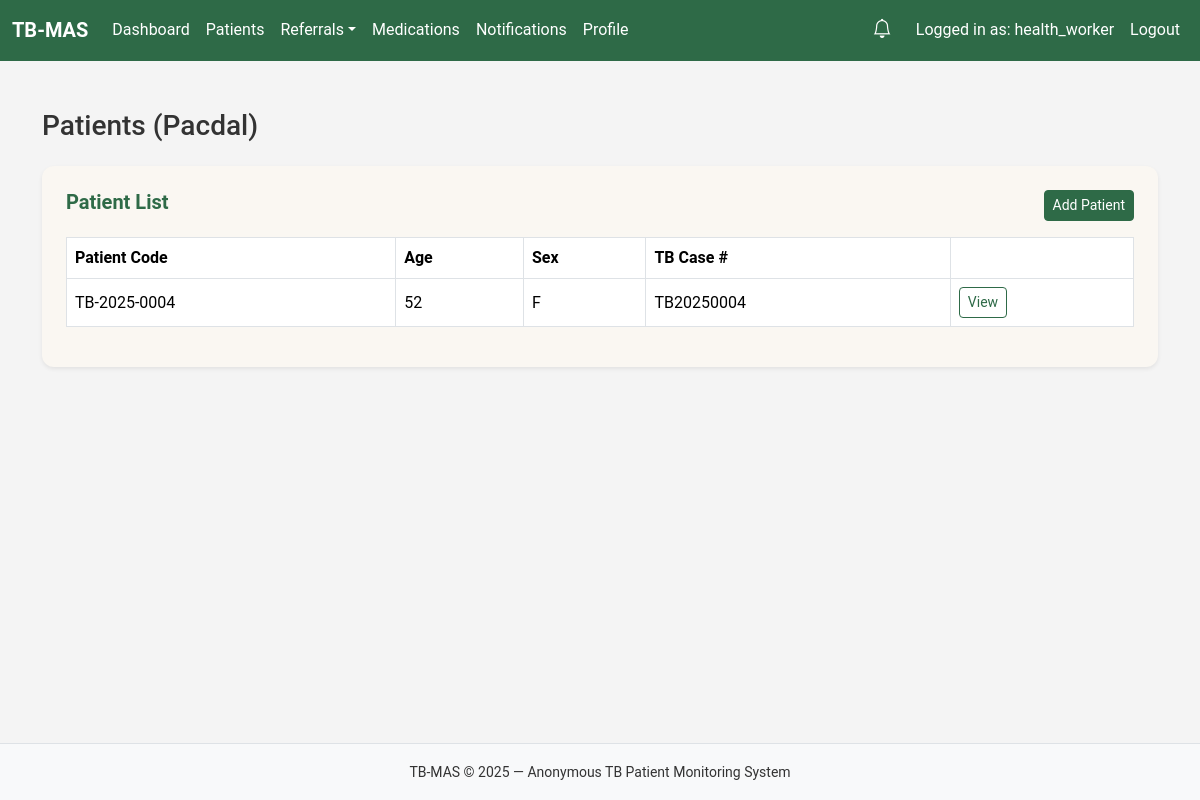
/public/health/patients.php (signed in), run on an earlier commit of the app's database.
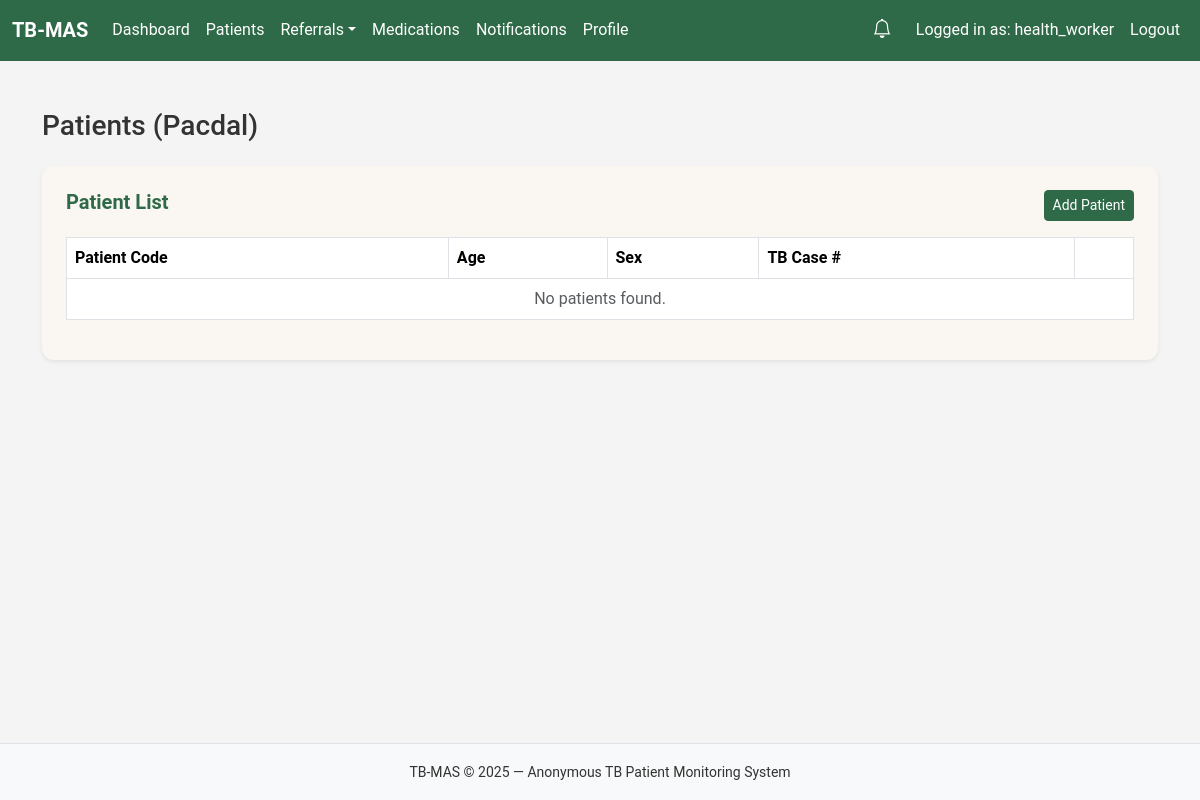
And on a later commit of the database.
### tables this page shows
CREATE TABLE `patients` (
  `patient_id` int(11) NOT NULL,
  `user_id` int(11) DEFAULT NULL,
  `patient_code` varchar(50) NOT NULL,
  `age` int(11) DEFAULT NULL,
  `sex` enum('M','F','Unknown') DEFAULT 'Unknown',
  `barangay` varchar(100) NOT NULL,
  `contact_number` varchar(50) DEFAULT NULL,
  `tb_case_number` varchar(80) DEFAULT NULL,
  `bacteriological_status` enum('BC','CD','Unknown') DEFAULT 'Unknown',
  `anatomical_site` enum('P','EP','Unknown') DEFAULT 'Unknown',
  `drug_susceptibility` enum('DS','DR','Unknown') DEFAULT 'Unknown',
  `treatment_history` enum('New','Retreatment','Unknown') DEFAULT 'Unknown',
  `created_by` int(11) DEFAULT NULL,
  `created_at` timestamp NOT NULL DEFAULT current_timestamp()
);

### src/models/PatientModel.php (called while the page is built, shortened)
<?php
class PatientModel {
  public static function getAllByBarangay($b) {
    $pdo = getDB();
    $stmt = $pdo->prepare("SELECT * FROM patients WHERE barangay=? ORDER BY created_at DESC");
    $stmt->execute([$b]);
    return $stmt->fetchAll();
  }
}

### public/health/patients.php (the view, shortened to what this page needs)
<?php
require_once __DIR__.'/../partials/header.php';
require_once __DIR__.'/../partials/navbar.php';
require_once __DIR__.'/../../src/models/PatientModel.php';
$barangay = $_SESSION['user']['barangay_assigned'];
$patients = PatientModel::getAllByBarangay($barangay);
?>
<div class="container py-4">
  <h3 class="mb-4">Patients (<?=$barangay?>)</h3>
  <div class="card shadow-sm p-4">
    <div class="d-flex justify-content-between mb-3">
      <h5 class="mb-0">Patient List</h5>
      <a href="/WEBSYS_FINAL_PROJECT/public/patients/add.php" class="btn btn-primary btn-sm">Add Patient</a>
    </div>
    <div class="table-responsive">
      <table class="table table-bordered align-middle table-hover">
        <thead>
          <tr>
            <th>Patient Code</th>
            <th>Age</th>
            <th>Sex</th>
            <th>TB Case #</th>
            <th></th>
          </tr>
        </thead>
        <tbody>
        <?php if (!empty($patients)): foreach ($patients as $p): ?>
          <tr>
            <td><?=htmlspecialchars($p['patient_code'])?></td>
            <td><?=htmlspecialchars($p['age'])?></td>
            <td><?=htmlspecialchars($p['sex'])?></td>
            <td><?=htmlspecialchars($p['tb_case_number'])?></td>
            <td>
              <a href="/WEBSYS_FINAL_PROJECT/public/patients/view.php?id=<?=$p['patient_id']?>" class="btn btn-sm btn-outline-primary">View</a>
            </td>
          </tr>
        <?php endforeach; else: ?>
          <tr><td colspan="5" class="text-center text-muted">No patients found.</td></tr>
        <?php endif; ?>
        </tbody>
      </table>
    </div>
  </div>
</div>
<?php include __DIR__.'/../partials/footer.php'; ?>

What changed in the data, as far as the page shows it:
removed patients: patient_code "TB-2025-0004", age "52", sex "F", tb_case_number "TB20250004"
Also different on the page:
text now shown: "No patients found."
